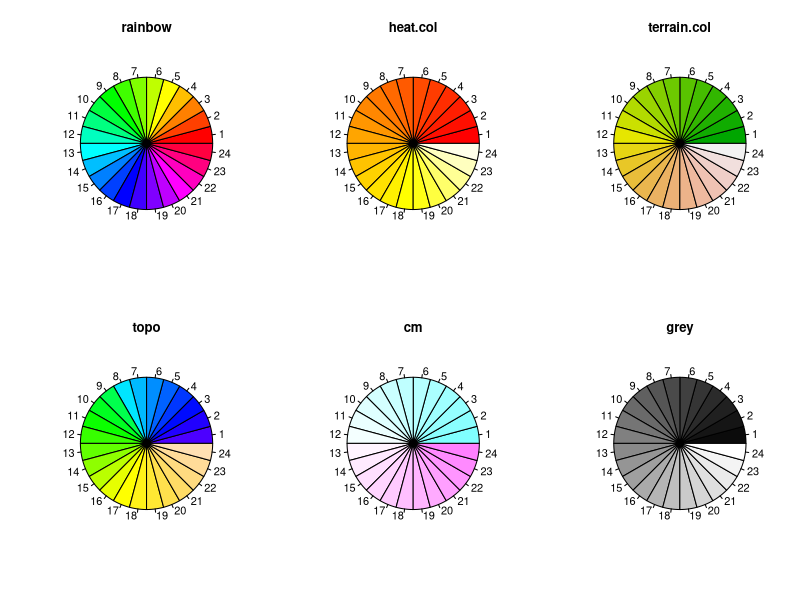
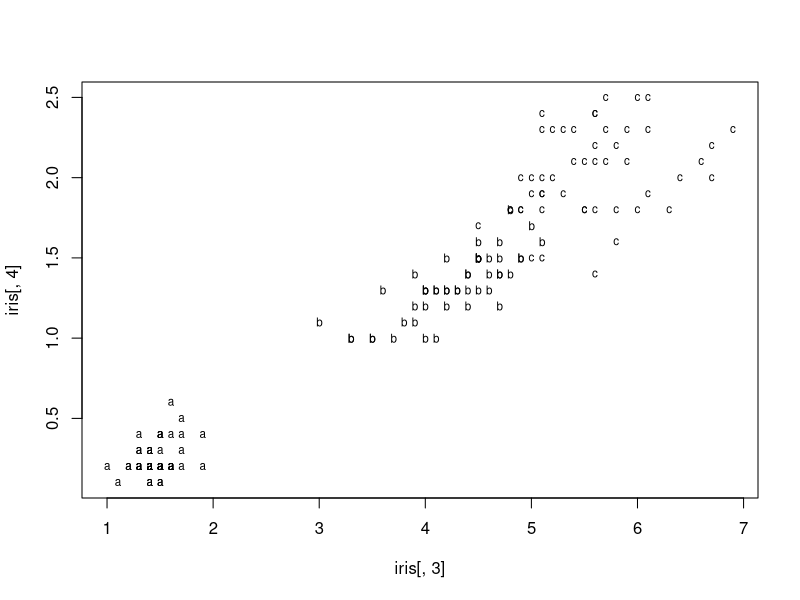
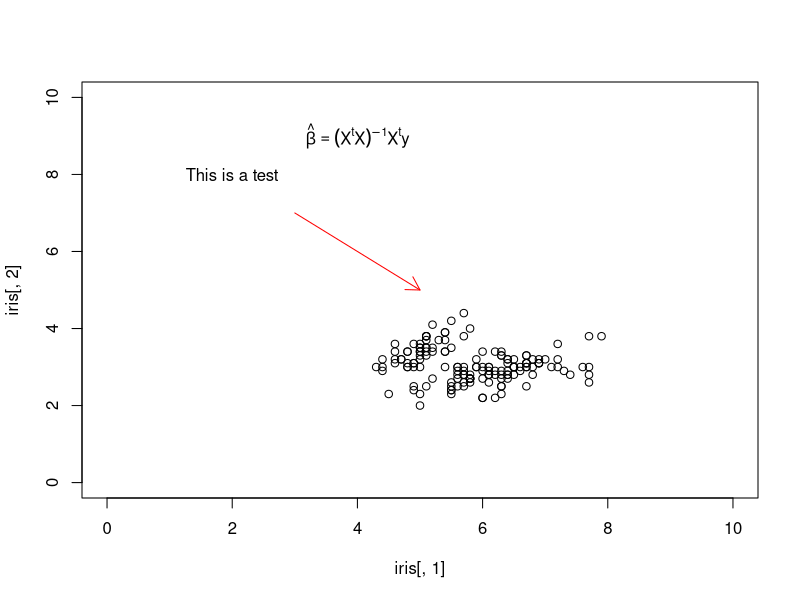
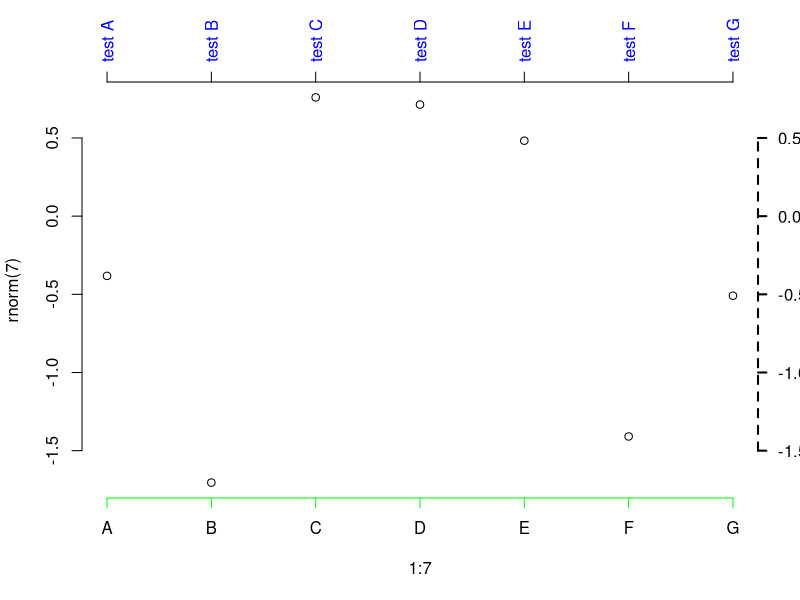
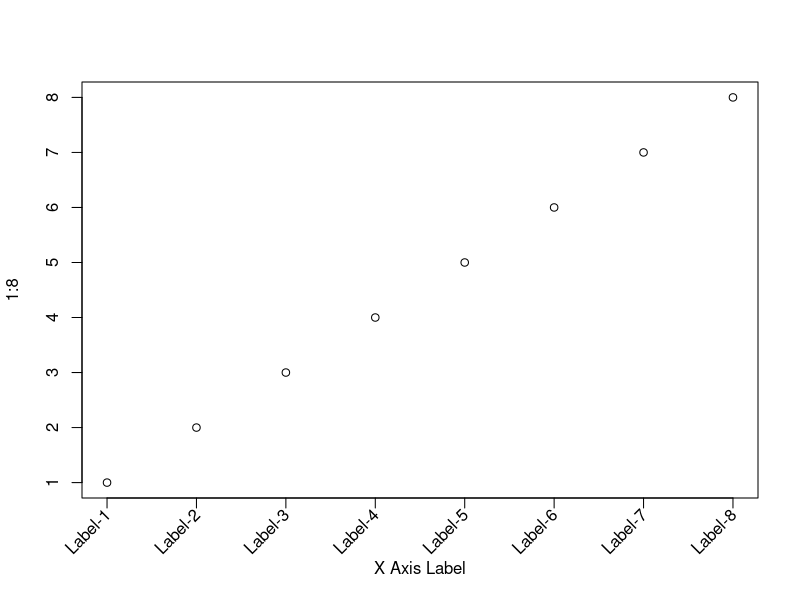

Source code (R) for these figures, in order:
#A05 ppt -> browseURL("http://www.hmwu.idv.tw/web/R/A05-hmwu_R-Graphics&Visualization.pdf")

par(mfrow = c(2, 3))
n <- 24
pie(rep(1,n), col=rainbow(n), main = "rainbow")
pie(rep(1,n), col=heat.colors(n), main = "heat.col")
pie(rep(1,n), col=terrain.colors(n), main = "terrain.col")
pie(rep(1,n), col=topo.colors(n), main = "topo")
pie(rep(1,n), col=cm.colors(n), main = "cm")
pie(rep(1,n), col=grey(1:n/n), main = "grey")

n <- 10
(col.a <- colorRamp(c("red", "green"))((0:n)/n))

#56/208
par(mfrow = c(1, 1))
plot(iris[,3], iris[,4], type="n")
my.label <- c(rep("a", 50), rep("b", 50), rep("c", 50))
text(iris[,3], iris[,4], labels=my.label, cex=0.7)

#57/208
plot(iris[,1], iris[,2], xlim=c(0, 10), ylim=c(0, 10))
text(2,8, "This is a test")
arrows(x0=3, y0=7, x1=5, y1=5, length = 0.15, col="red")
text(4, 9, expression(hat(beta) == (X^t * X)^{-1} * X^t * y))

#61/208 axis
plot(1:7, rnorm(7), xaxt = "n", frame = FALSE)
axis(1, 1:7, LETTERS[1:7], col = "green")
axis(3, 1:7, paste("test", LETTERS[1:7]), col.axis = "blue", las=2)
axis(4, lty=2, lwd = 2, las=2)

plot(1:8, xaxt = "n", xlab = "")
axis(1, labels = FALSE)
my.labels <- paste("Label", 1:8, sep = "-")
text(1:8, par("usr")[3] - 0.25, srt = 45, adj = 1,
     labels = my.labels, xpd = TRUE) #xpd: all plotting is clipped to the figure region #srt: string rotation 
mtext(1, text = "X Axis Label", line = 3)
